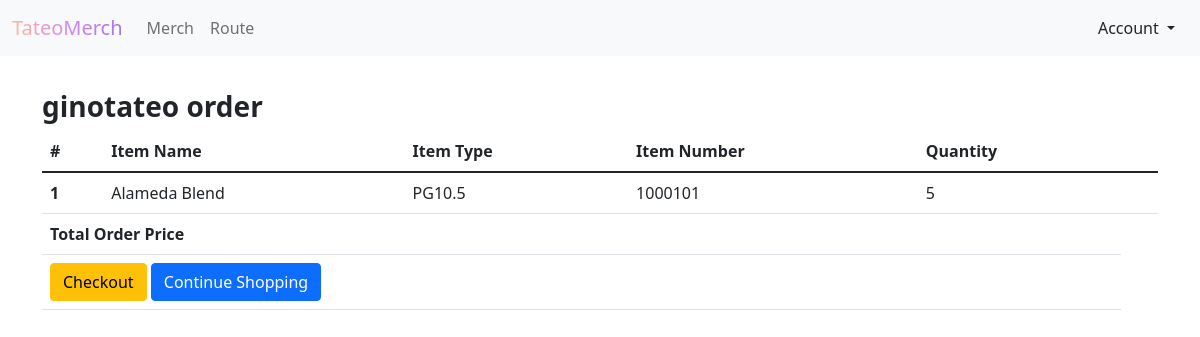
Screenshot of /merch/order-summary (signed in) with the database file from the repository.
### merch/models.py (models this page shows, shortened)
class Order(models.Model):
    user = models.ForeignKey(settings.AUTH_USER_MODEL, on_delete=models.CASCADE)
    items = models.ManyToManyField(OrderItem)
    start_date = models.DateTimeField(auto_now_add=True)
    ordered_date = models.DateTimeField()
    ordered = models.BooleanField(default=False)

class OrderItem(models.Model):
    user = models.ForeignKey(settings.AUTH_USER_MODEL,
                             on_delete=models.CASCADE)
    ordered = models.BooleanField(default=False)
    item = models.ForeignKey(Item, on_delete=models.CASCADE)
    quantity = models.IntegerField(default=1)

class Item(models.Model):
    item_brand = models.CharField(choices=BRAND, max_length=25, default='P')
    item_type = models.CharField(choices=TYPE, max_length=25)
    item_size = models.CharField(choices=SIZE, max_length=25)
    item_name = models.CharField(max_length=100)
    item_number = models.IntegerField(default=0)

### merch/views.py (the view)
# urls.py: path('order-summary', views.OrderSummaryView, name='order-summary'),
@login_required
def OrderSummaryView(request):
        user = User.objects.get(username=request.user)
        order = Order.objects.filter(user=user)
        context = {
            'object' : order
        }
        return render(request, 'order_summary.html', context)

### templates/order_summary.html (shortened to what this page needs)
<!doctype html>
<html lang="en">
  <head>
    <link href="https://cdn.jsdelivr.net/npm/bootstrap@5.1.3/dist/css/bootstrap.min.css" rel="stylesheet">
  </head>
<body>
{% extends 'navbar.html' %}
{% block content %}
<main>
    <div class= "container">
        <div class="table-responsive text-nowrap">
    <h3>
        <br>
        {% if object %}
            {% for Order in object %}
        <strong>{{ Order.user }} order</strong>
    </h3>
    <table class="table">
        <thead>
        <tr>
            <th scope="col">#</th>
            <th scope="col">Item Name</th>
            <th scope="col">Item Type</th>
            <th scope="col">Item Number</th>
            <th scope="col">Quantity</th>
        </tr>
        </thead>
        <tbody>
            {% for item in Order.items.all %}
        <tr>
            <th scope="row">{{ forloop.counter }}</th>
            <td>{{ item.item.item_name}}</td>
            <td>{{ item.item.item_brand}}{{ item.item.item_type}}{{ item.item.item_size}}</td>
            <td>
                {{ item.item.item_number}}
            </td>
            <td>
                {{ item.quantity}}
            </td>
            <td>
            </td>
        </tr>
        {% endfor %}
        <tr>
            <td colspan="4"><b>Total Order Price</b></td>
            <td>{{ order_item.item.number }}</td>
        </tr>
         <tr>
            <td colspan="5">
                <a href="#" class="btn btn-warning float-right ml-2">Checkout</a>
                <a href="/merch/orderform" class="btn btn-primary float-right">Continue Shopping</a>
            </td>
        </tr>
        {% endfor %}
        {% endif %}
        </tbody>
    </table>
        </div>
    </div>
</main>
{% endblock content %}

### rows the page displays
Order: user "ginotateo"
OrderItem: item.item_name "Alameda Blend", item.item_brand "P", item.item_type "G", item.item_size "10.5", item.item_number "1000101", quantity "5"
